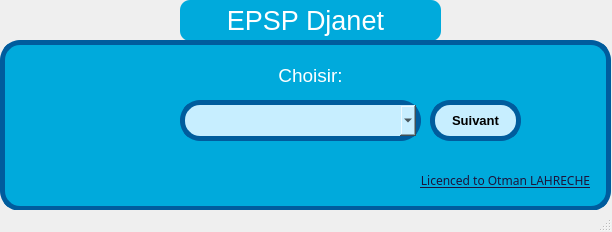
<?xml version="1.0" encoding="UTF-8"?>
<ui version="4.0">
 <class>MainWindow</class>
 <widget class="QMainWindow" name="MainWindow">
  <property name="geometry">
   <rect>
    <x>0</x>
    <y>0</y>
    <width>612</width>
    <height>232</height>
   </rect>
  </property>
  <property name="windowTitle">
   <string>Choisir service</string>
  </property>
  <widget class="QWidget" name="centralwidget">
   <widget class="QFrame" name="more_info_frame_2">
    <property name="geometry">
     <rect>
      <x>180</x>
      <y>0</y>
      <width>261</width>
      <height>41</height>
     </rect>
    </property>
    <property name="styleSheet">
     <string notr="true">background-color: rgb(0, 170, 220);
border-radius: 10px;</string>
    </property>
    <property name="frameShape">
     <enum>QFrame::StyledPanel</enum>
    </property>
    <property name="frameShadow">
     <enum>QFrame::Raised</enum>
    </property>
    <widget class="QLabel" name="app_info_2">
     <property name="geometry">
      <rect>
       <x>10</x>
       <y>101</y>
       <width>161</width>
       <height>20</height>
      </rect>
     </property>
     <property name="font">
      <font>
       <family>Montserrat Alternates Black</family>
      </font>
     </property>
     <property name="styleSheet">
      <string notr="true">border: none;
background-color: transparent;
color: rgb(28, 20, 59);</string>
     </property>
     <property name="text">
      <string>Licenced to Otman LAHRECHE</string>
     </property>
     <property name="alignment">
      <set>Qt::AlignCenter</set>
     </property>
    </widget>
    <widget class="QLabel" name="loading_progress_status_2">
     <property name="geometry">
      <rect>
       <x>210</x>
       <y>30</y>
       <width>131</width>
       <height>41</height>
      </rect>
     </property>
     <property name="styleSheet">
      <string notr="true">border: none;
background-color: transparent;
color: rgb(255, 255, 255);</string>
     </property>
     <property name="text">
      <string>Please wait....</string>
     </property>
     <property name="alignment">
      <set>Qt::AlignCenter</set>
     </property>
     <property name="wordWrap">
      <bool>true</bool>
     </property>
    </widget>
    <widget class="QLabel" name="loading_progress_status_3">
     <property name="geometry">
      <rect>
       <x>10</x>
       <y>0</y>
       <width>231</width>
       <height>41</height>
      </rect>
     </property>
     <property name="font">
      <font>
       <pointsize>20</pointsize>
      </font>
     </property>
     <property name="styleSheet">
      <string notr="true">border: none;
background-color: transparent;
color: rgb(255, 255, 255);</string>
     </property>
     <property name="text">
      <string>EPSP Djanet</string>
     </property>
     <property name="alignment">
      <set>Qt::AlignCenter</set>
     </property>
     <property name="wordWrap">
      <bool>true</bool>
     </property>
    </widget>
   </widget>
   <widget class="QFrame" name="more_info_frame">
    <property name="geometry">
     <rect>
      <x>0</x>
      <y>40</y>
      <width>611</width>
      <height>171</height>
     </rect>
    </property>
    <property name="styleSheet">
     <string notr="true">background-color: rgb(0, 170, 220);
border-radius: 20px;
border: 5px solid rgb(0, 92, 157)</string>
    </property>
    <property name="frameShape">
     <enum>QFrame::StyledPanel</enum>
    </property>
    <property name="frameShadow">
     <enum>QFrame::Raised</enum>
    </property>
    <widget class="QLabel" name="app_info">
     <property name="geometry">
      <rect>
       <x>420</x>
       <y>130</y>
       <width>171</width>
       <height>20</height>
      </rect>
     </property>
     <property name="font">
      <font>
       <family>Montserrat Alternates Black</family>
       <underline>true</underline>
      </font>
     </property>
     <property name="styleSheet">
      <string notr="true">border: none;
background-color: transparent;
color: rgb(28, 20, 59);</string>
     </property>
     <property name="text">
      <string>Licenced to Otman LAHRECHE</string>
     </property>
     <property name="alignment">
      <set>Qt::AlignCenter</set>
     </property>
    </widget>
    <widget class="QLabel" name="loading_progress_status">
     <property name="geometry">
      <rect>
       <x>210</x>
       <y>20</y>
       <width>201</width>
       <height>31</height>
      </rect>
     </property>
     <property name="font">
      <font>
       <pointsize>14</pointsize>
      </font>
     </property>
     <property name="styleSheet">
      <string notr="true">border: none;
background-color: transparent;
color: rgb(255, 255, 255);</string>
     </property>
     <property name="text">
      <string>Choisir:</string>
     </property>
     <property name="alignment">
      <set>Qt::AlignCenter</set>
     </property>
     <property name="wordWrap">
      <bool>true</bool>
     </property>
    </widget>
    <widget class="QComboBox" name="comboBox">
     <property name="geometry">
      <rect>
       <x>180</x>
       <y>60</y>
       <width>241</width>
       <height>41</height>
      </rect>
     </property>
     <property name="font">
      <font>
       <pointsize>12</pointsize>
      </font>
     </property>
     <property name="styleSheet">
      <string notr="true">background-color: rgb(199, 238, 255);</string>
     </property>
     <item>
      <property name="text">
       <string> </string>
      </property>
     </item>
     <item>
      <property name="text">
       <string>Medecin d'urgences</string>
      </property>
     </item>
     <item>
      <property name="text">
       <string>Infirmiers et surveillant d'urgences</string>
      </property>
     </item>
     <item>
      <property name="text">
       <string>Dentistes</string>
      </property>
     </item>
     <item>
      <property name="text">
       <string>Infirmiers dentistes</string>
      </property>
     </item>
     <item>
      <property name="text">
       <string>Pharmacie</string>
      </property>
     </item>
     <item>
      <property name="text">
       <string>Laboratoire</string>
      </property>
     </item>
     <item>
      <property name="text">
       <string>Administration</string>
      </property>
     </item>
     <item>
      <property name="text">
       <string>Radiologie</string>
      </property>
     </item>
    </widget>
    <widget class="QPushButton" name="pushButton">
     <property name="geometry">
      <rect>
       <x>430</x>
       <y>60</y>
       <width>91</width>
       <height>41</height>
      </rect>
     </property>
     <property name="font">
      <font>
       <pointsize>10</pointsize>
       <weight>75</weight>
       <bold>true</bold>
      </font>
     </property>
     <property name="styleSheet">
      <string notr="true">background-color: rgb(199, 238, 255);</string>
     </property>
     <property name="text">
      <string>Suivant</string>
     </property>
    </widget>
   </widget>
  </widget>
  <widget class="QStatusBar" name="statusbar"/>
 </widget>
 <resources/>
 <connections/>
</ui>
